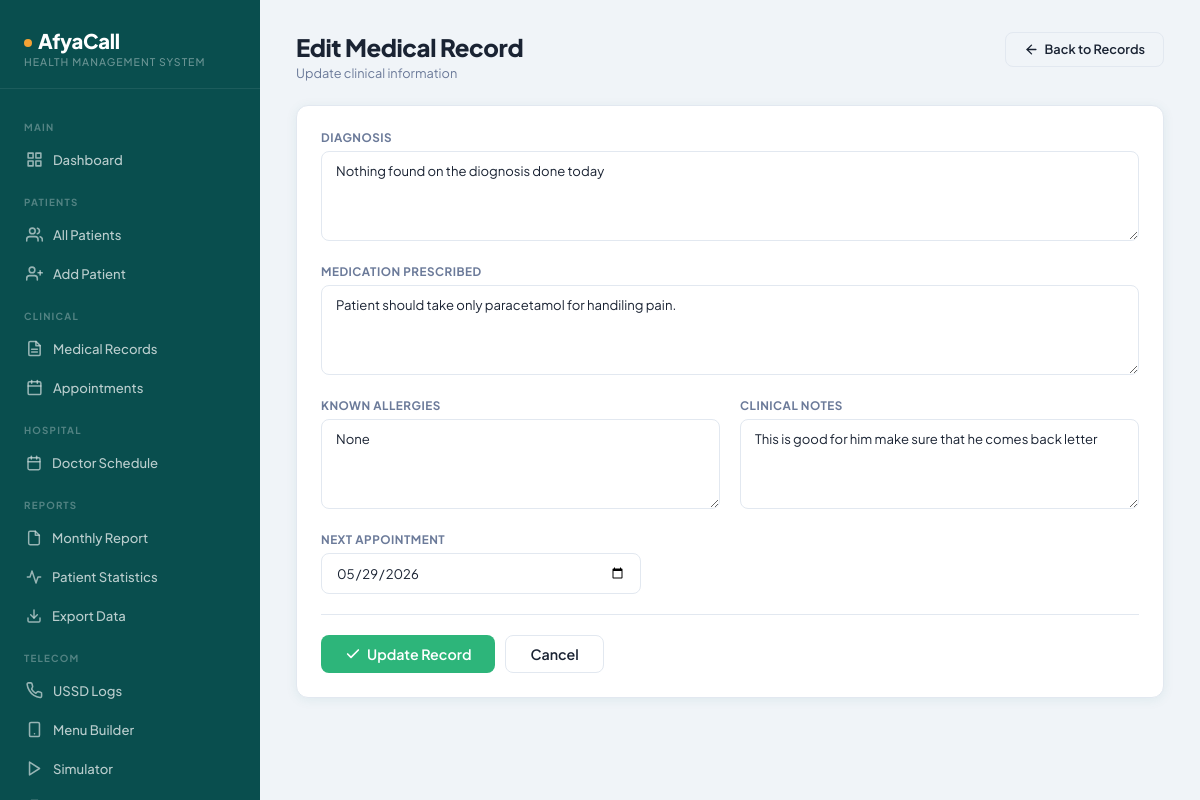
/medical_records/edit_record.php?id=1 (signed in), run on the app's committed database.
### tables this page shows
CREATE TABLE `medical_records` (
  `id` int NOT NULL AUTO_INCREMENT,
  `patient_id` int NOT NULL,
  `diagnosis` text NOT NULL,
  `medication` text,
  `allergies` text,
  `notes` text,
  `visit_date` date DEFAULT NULL,
  `next_appointment` date DEFAULT NULL,
  `recorded_by` int DEFAULT NULL,
  `created_at` timestamp NULL DEFAULT CURRENT_TIMESTAMP,
  PRIMARY KEY (`id`),
  KEY `patient_id` (`patient_id`),
  KEY `recorded_by` (`recorded_by`),
  CONSTRAINT `medical_records_ibfk_1` FOREIGN KEY (`patient_id`) REFERENCES `patients` (`id`),
  CONSTRAINT `medical_records_ibfk_2` FOREIGN KEY (`recorded_by`) REFERENCES `admins` (`id`)
);

### config/sanitize.php (called while the page is built, shortened)
<?php
function clean_int($val): int {
    return intval($val);
}

### medical_records/edit_record.php (the view, shortened to what this page needs)
<?php
include("../config/sanitize.php");
include("../config/activity_log.php");
$id     = clean_int($_GET['id'] ?? 0);
$result = mysqli_query($conn, "SELECT * FROM medical_records WHERE id='$id' LIMIT 1");
$record = mysqli_fetch_assoc($result);
?>
<?php include("../includes/header.php"); ?>
<div class="app-wrapper">
    <?php include("../includes/sidebar.php"); ?>
    <main class="main-content">
        <div class="page-header">
            <div>
                <div class="page-title">Edit Medical Record</div>
                <div class="page-subtitle">Update clinical information</div>
            </div>
            <a href="view_records.php" class="btn btn-outline">
                <svg width="15" height="15" viewBox="0 0 24 24" fill="none" stroke="currentColor" stroke-width="2.2" stroke-linecap="round" stroke-linejoin="round"><line x1="19" y1="12" x2="5" y2="12"/><polyline points="12 19 5 12 12 5"/></svg>
                Back to Records
            </a>
        </div>
        <div class="card card-body">
            <form method="POST">
                <div class="form-group">
                    <label class="form-label">Diagnosis</label>
                    <textarea name="diagnosis" class="form-control" rows="3"><?php echo htmlspecialchars($record['diagnosis']); ?></textarea>
                </div>
                <div class="form-group">
                    <label class="form-label">Medication Prescribed</label>
                    <textarea name="medication" class="form-control" rows="3"><?php echo htmlspecialchars($record['medication']); ?></textarea>
                </div>
                <div class="form-row">
                    <div class="form-group">
                        <label class="form-label">Known Allergies</label>
                        <textarea name="allergies" class="form-control" rows="2"><?php echo htmlspecialchars($record['allergies']); ?></textarea>
                    </div>
                    <div class="form-group">
                        <label class="form-label">Clinical Notes</label>
                        <textarea name="notes" class="form-control" rows="2"><?php echo htmlspecialchars($record['notes']); ?></textarea>
                    </div>
                </div>
                <div class="form-group" style="max-width:320px;">
                    <label class="form-label">Next Appointment</label>
                    <input type="date" name="next_appointment" class="form-control" value="<?php echo htmlspecialchars($record['next_appointment']); ?>">
                </div>
                <div style="border-top:1px solid var(--border);padding-top:20px;display:flex;gap:10px;">
                    <button type="submit" class="btn btn-success btn-lg">
                        <svg width="16" height="16" viewBox="0 0 24 24" fill="none" stroke="currentColor" stroke-width="2.5" stroke-linecap="round" stroke-linejoin="round"><polyline points="20 6 9 17 4 12"/></svg>
                        Update Record
                    </button>
                    <a href="view_records.php" class="btn btn-outline btn-lg">Cancel</a>
                </div>
            </form>
        </div>
    </main>
</div>
<?php include("../includes/footer.php"); ?>

### assets/css/style.css (style rules this page uses)
:root { --primary: #0d6e6e; --primary-light: #e6f4f4; --primary-dark: #094e4e; --accent: #f4a235; --accent-light: #fff4e0; --danger: #e05353; --danger-light: #fdeaea; --success: #2db57a; --success-light: #e6f9f1; --warning: #f4a235; --warning-light: #fff4e0; --text-main: #1a2333; --text-muted: #6b7a99; --bg: #f0f4f8; --surface: #ffffff; --border: #e2e8f0; --sidebar-w: 260px; --radius: 12px; --radius-sm: 8px; --shadow: 0 2px 12px rgba(13,110,110,.08); --shadow-md: 0 4px 24px rgba(13,110,110,.12); --font: 'Plus Jakarta Sans', sans-serif; --font-mono: 'DM Mono', monospace; }
*,*::before,*::after { box-sizing:border-box;margin:0;padding:0 }
html { font-size:15px }
body { font-family:var(--font);background:var(--bg);color:var(--text-main);min-height:100vh }
a { color:inherit;text-decoration:none }
.app-wrapper { display:flex;min-height:100vh }
.main-content { flex:1;margin-left:var(--sidebar-w);padding:32px 36px;min-width:0 }
.page-header { display:flex;align-items:flex-start;justify-content:space-between;margin-bottom:24px;flex-wrap:wrap;gap:12px }
.page-title { font-size:1.6rem;font-weight:800;color:var(--text-main);letter-spacing:-.4px }
.page-subtitle { font-size:.85rem;color:var(--text-muted);margin-top:3px }
.card { background:var(--surface);border-radius:var(--radius);border:1px solid var(--border);box-shadow:var(--shadow) }
.card-body { padding:24px }
.btn { display:inline-flex;align-items:center;gap:6px;padding:9px 18px;border-radius:var(--radius-sm);font-family:var(--font);font-size:.85rem;font-weight:600;cursor:pointer;border:none;transition:all .18s ease;text-decoration:none;white-space:nowrap;line-height:1 }
.btn-outline { background:transparent;border:1.5px solid var(--border);color:var(--text-main) }
.btn-success { background:var(--success);color:#fff }
.btn-lg { padding:12px 26px;font-size:.95rem }
.form-group { margin-bottom:20px }
.form-label { display:block;font-size:.78rem;font-weight:700;color:var(--text-muted);margin-bottom:6px;text-transform:uppercase;letter-spacing:.5px }
.form-control { width:100%;padding:10px 14px;border:1.5px solid var(--border);border-radius:var(--radius-sm);font-family:var(--font);font-size:.875rem;color:var(--text-main);background:var(--surface);transition:border-color .15s,box-shadow .15s;outline:none }
textarea.form-control { resize:vertical;min-height:90px }
.form-row { display:grid;grid-template-columns:1fr 1fr;gap:0 20px }
.btn-lg { padding:11px 24px;font-size:.95rem }
.btn-success { background:var(--success);color:#fff;border-color:var(--success) }

### data on the page
medical_records: diagnosis "Nothing found on the diognosis done today", medication "Patient should take only paracetamol for handiling pain.", allergies "None", notes "This is good for him make sure that he comes back letter", next_appointment "05/29/2026"
